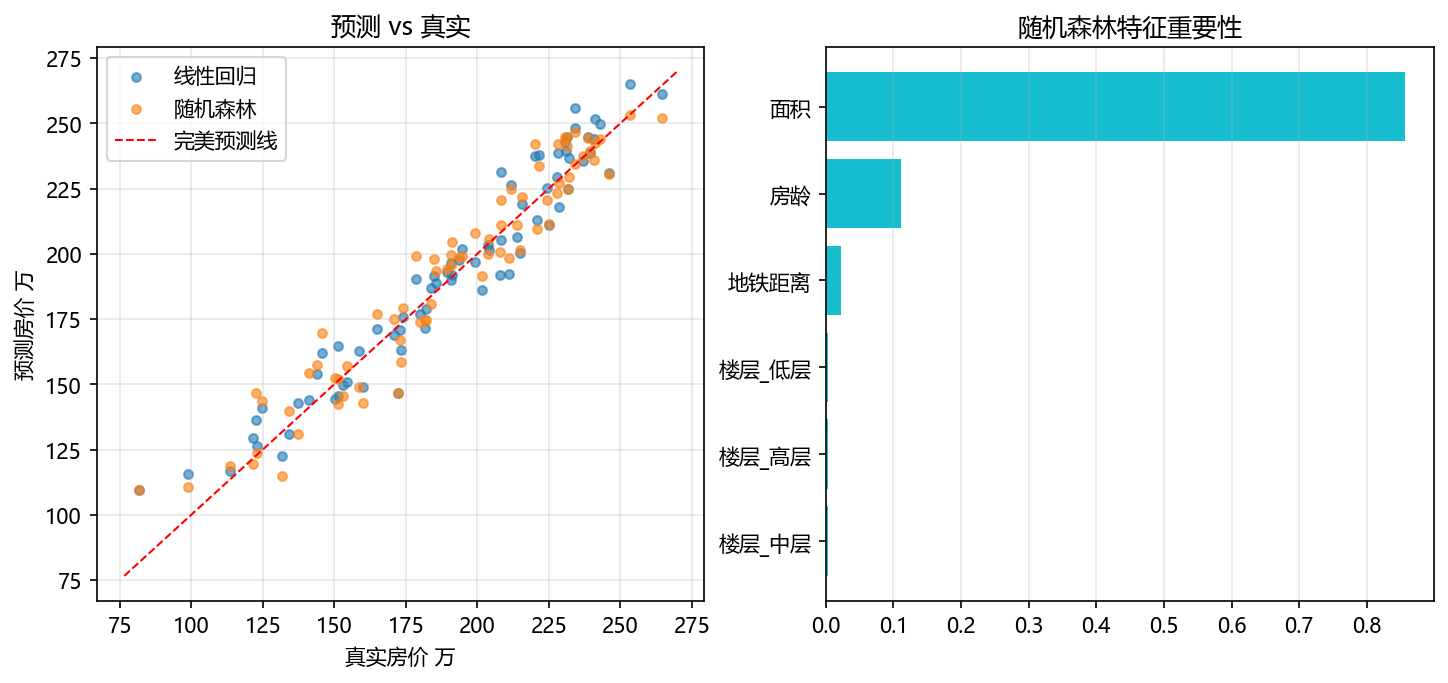

The script that saved this image:
# -*- coding: utf-8 -*-
"""Day 29 项目：预测房价——五步建模流程完整落地
流程：问题分析 → 造数据 → 数据处理 → 建模求解 → 结果与可视化
前置：pip install numpy pandas matplotlib scikit-learn
运行方式：python house_price.py
产出：house_price.png, feature_importance.png
"""
import numpy as np
import pandas as pd
import matplotlib.pyplot as plt

plt.rcParams["font.sans-serif"] = ["Microsoft YaHei", "SimHei"]
plt.rcParams["axes.unicode_minus"] = False

# ========== 第1步：问题分析 ==========
# 目标：根据 面积/房龄/地铁距离/楼层 预测房价（万元）
# 模型选择：目标 y 连续 → 回归问题；先线性回归，再试随机森林对比
# 假设：价格由上述特征近似线性决定 + 市场噪声

# ========== 第2步：生成模拟数据（真实比赛换成读 csv） ==========
rng = np.random.RandomState(29)
n = 300
area = rng.uniform(40, 160, n)                    # 面积 m²
age = rng.randint(0, 30, n)                       # 房龄 年
metro = rng.uniform(0.2, 5.0, n)                  # 距地铁 km
floor = rng.choice(["低层", "中层", "高层"], n)     # 楼层类别

# 真实规律：单价 = 基准 + 面积效应(边际递减) - 折旧 - 距离衰减 + 楼层溢价
price = (80
         + 1.8 * area - 0.004 * area**2          # 面积非线性！
         - 1.5 * age                              # 每年折旧1.5万
         - 12 / (metro + 0.3)                     # 地铁越近越贵
         + pd.Series(floor).map({"低层": -5, "中层": 0, "高层": 4})
         + rng.normal(0, 10, n)).round(1)

df = pd.DataFrame({"面积": area.round(1), "房龄": age,
                   "地铁距离": metro.round(2), "楼层": floor, "房价": price})
print("--- 数据预览 ---")
print(df.head())
df.to_csv("houses.csv", index=False, encoding="utf-8-sig")

# ========== 第3步：数据处理 ==========
print("\n--- 数据检查 ---")
print(df.describe().round(1))
print("缺失值:", int(df.isnull().sum().sum()))

# 类别特征 → 独热编码（模型只吃数字）
X = pd.get_dummies(df.drop(columns=["房价"]),
                   columns=["楼层"], drop_first=False)
y = df["房价"]
print("\n编码后的特征列:", X.columns.tolist())

from sklearn.model_selection import train_test_split
X_train, X_test, y_train, y_test = train_test_split(
    X, y, test_size=0.25, random_state=42)

# ========== 第4步：建模与求解 ==========
from sklearn.linear_model import LinearRegression
from sklearn.ensemble import RandomForestRegressor
from sklearn.metrics import mean_squared_error, r2_score


def evaluate(name, model):
    model.fit(X_train, y_train)
    pred = model.predict(X_test)
    rmse = float(np.sqrt(mean_squared_error(y_test, pred)))
    r2 = float(r2_score(y_test, pred))
    print(f"{name:<14} RMSE={rmse:6.2f} 万   R²={r2:.3f}")
    return model, pred


print("\n--- 模型对比 ---")
lin, pred_lin = evaluate("线性回归", LinearRegression())
rf, pred_rf = evaluate("随机森林", RandomForestRegressor(
    n_estimators=200, random_state=42))

best_name, best_model = ("随机森林", rf) if r2_score(y_test, pred_rf) >= \
    r2_score(y_test, pred_lin) else ("线性回归", lin)
best_pred = pred_rf if best_name == "随机森林" else pred_lin

# 用最优模型预测一套新房子：
# 新数据要走同样的编码流程，再 reindex 对齐训练时的列（顺序必须一致！）
new_raw = pd.DataFrame({
    "面积": [89.0], "房龄": [6], "地铁距离": [0.8], "楼层": ["中层"]})
new_house = (pd.get_dummies(new_raw, columns=["楼层"])
             .reindex(columns=X.columns, fill_value=0))
pred_price = float(best_model.predict(new_house)[0])
print(f"\n新样本预测（89m²/房龄6/距地铁0.8km/中层）≈ {pred_price:.1f} 万元")

# ========== 第5步：可视化与结论 ==========
fig, axes = plt.subplots(1, 2, figsize=(11.5, 4.8))

# 左：预测值 vs 真实值（点贴着对角线=预测准）
axes[0].scatter(y_test, pred_lin, s=18, alpha=0.6, label="线性回归")
axes[0].scatter(y_test, pred_rf, s=18, alpha=0.6, label="随机森林")
lims = [y_test.min() - 5, y_test.max() + 5]
axes[0].plot(lims, lims, "r--", lw=1, label="完美预测线")
axes[0].set_xlabel("真实房价 万"); axes[0].set_ylabel("预测房价 万")
axes[0].set_title("预测 vs 真实"); axes[0].legend(); axes[0].grid(alpha=0.3)

# 右：随机森林的特征重要性
importances = pd.Series(rf.feature_importances_, index=X.columns).sort_values()
axes[1].barh(importances.index, importances.values, color="tab:cyan")
axes[1].set_title("随机森林特征重要性")
axes[1].grid(axis="x", alpha=0.3)
fig.savefig("house_price.png", dpi=150, bbox_inches="tight")
plt.show()

print("""
========== 结论 ==========
1) 两类模型 R² 都较高，说明选的特征确实承载了价格信息；
2) 特征重要性前三通常是 面积/房龄/地铁距离，符合常识 → 模型可信；
3) 局限：模拟数据无地段/学区变量；真实数据需重新清洗并检验残差。
""")
print("已保存 house_price.png 和 houses.csv")
